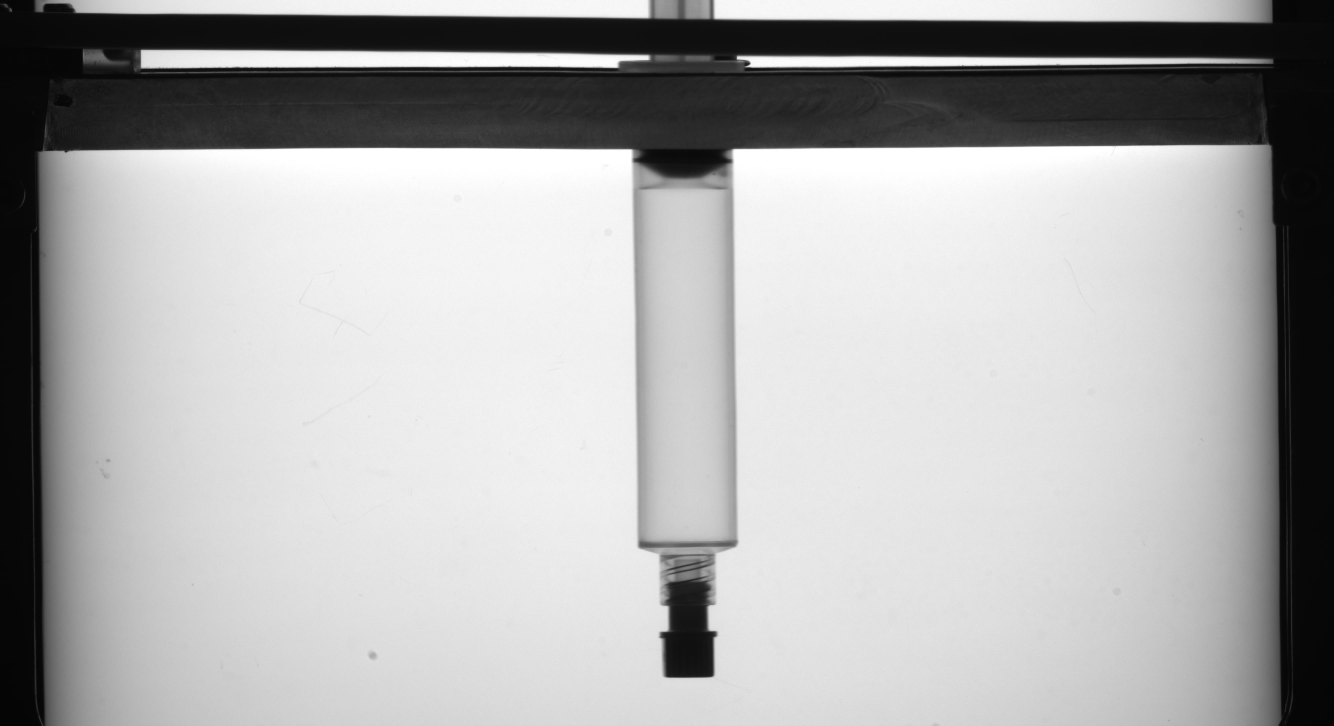
#> input picture images/Black/Black - 20190719103240049.jpg, 4000 x 2176 px (shown at 1/3 size)
$ python -i extractor.py   (imports and definitions only)
#> lines starting #> are read from the running program, lines starting #| are printed output that depends on the picture; after the words box and inside, x2 and y2 are one past the last pixel; in counts of white or black regions, pixels touching at a corner belong together
#> further down, picture is the input picture: shape (2176, 4000); min 3, max 255, mean 172.5
#!/usr/bin/env python3
# -*- coding: utf-8 -*-
"""
Created on Fri Mar 27 18:03:11 2020

@author: fred
"""

from pathlib import Path
import cv2
import imutils
import numpy as np
import pickle
import random
from keras.preprocessing.image import img_to_array
from keras.preprocessing.image import ImageDataGenerator


dic = {
           'Black':   0,
           'Cap':   1,
           'Damage':   2,
           'Good':   3,
           'Hair': 4
           }

def encode(label):
    return dic[label]

# [5 lines left out: function decode, not called in this run]

def extract(image):

    height, width = image.shape
#> height = 2176; width = 4000
    crop_img = image[470:height,0:width]
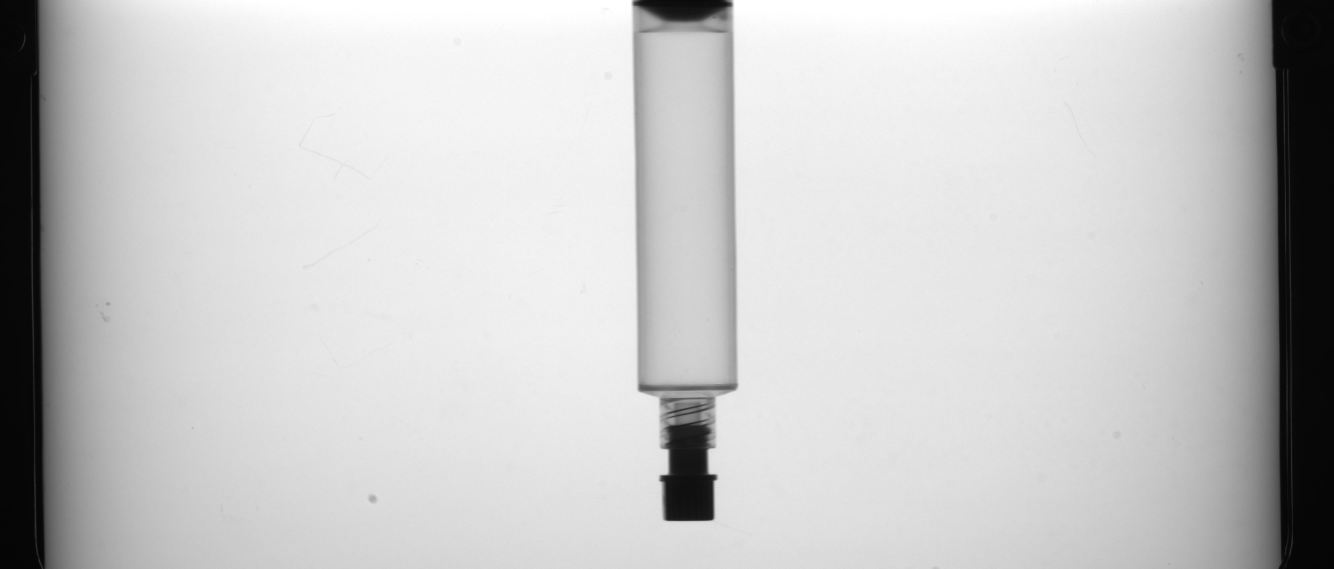
#> crop_img: shape (1706, 4000) (shown at 1/3 size); min 3, max 255, mean 199.7
    crop_img2 = cv2.resize(crop_img, (400, 190))
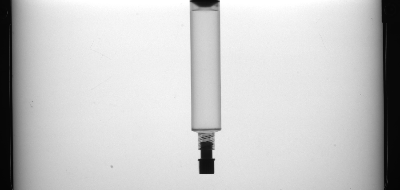
#> crop_img2: shape (190, 400); min 5, max 255, mean 199.6
    bitwise = cv2.bitwise_not(crop_img2)
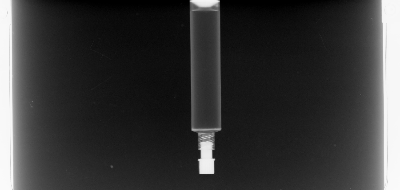
#> bitwise: shape (190, 400); min 0, max 250, mean 55.4
    equ = cv2.equalizeHist(bitwise)
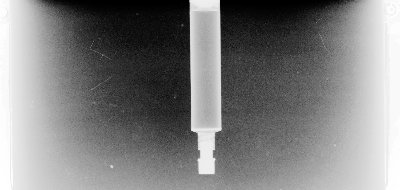
#> equ: shape (190, 400); min 0, max 255, mean 127.9
    blur = cv2.medianBlur(equ, 5)

    kernel = np.ones((3,3),np.float32)/9
    sharpen = cv2.filter2D(blur,-1,kernel)

    img1 = cv2.Canny(sharpen,60,255)
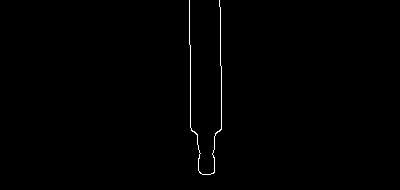
#> img1: shape (190, 400); 0.49% white in thin lines or dots, all inside (x1, y1, x2, y2) = (189, 0, 222, 175)

    cnts = cv2.findContours(img1.copy(), cv2.RETR_TREE, cv2.CHAIN_APPROX_SIMPLE)
#> cnts = 1 contour, all with area under 20
    cnts = imutils.grab_contours(cnts)

    images = list()
    for c in cnts:
        # compute the center of the contour, then detect the name of the
        # shape using only the contour
        M = cv2.moments(c)
        cX = int((M["m10"] / (M["m00"]+1)))
        cY = int((M["m01"] / (M["m00"]+1)))
        shape = detect_shape(c)

        # multiply the contour (x, y)-coordinates by the resize ratio,
        # then draw the contours and the name of the shape on the image
        c = c.astype("float")
        c = c.astype("int")
        if(cY > 100 and shape != "unidentified"):
            #cv2.drawContours(crop_img, [c], -1, (0, 255, 0), 2)
            #cv2.putText(crop_img, shape, (cX, cY), cv2.FONT_HERSHEY_SIMPLEX, 0.5, (0, 255, 0), 2)
            x, y, w, h = cv2.boundingRect(c)
            #start = x - 10 if x > 10 else 0
            #end = x + w + 10 if (x + w + 10) < 190 and start != 0 else x + w
            copy = crop_img.copy()
            roi = copy[0:1700, x*10: (x + w)*10]
            images.append(roi)
#> this loop made 1 pass
#> (cX, cY, shape, peri in detect_shape, approx in detect_shape, x, y, w) on pass 1: (193, 134, 'full item', 744.9, [[189, 0], [210, 174], [220, 7], [202, 174]], 189, 0, 33)
#> pass 1, in extract, `roi = copy[0:1700, x*10: (x + w)*10]`:
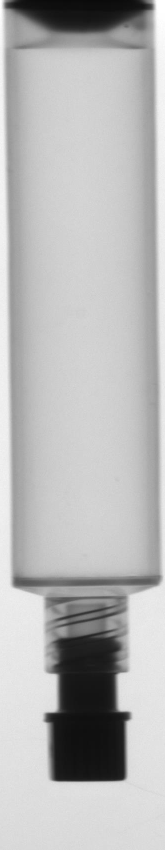
#> roi: shape (1700, 330) (shown at 1/2 size); min 10, max 255, mean 182.6
#> after the loop, images = 1 item

    return images

def detect_shape(contour):
    # initialize the shape name and approximate the contour
    shape = "unidentified"
    peri = cv2.arcLength(contour, True)
    approx = cv2.approxPolyDP(contour, 0.04 * peri, True)

    if len(approx) == 4:
        shape = "full item"

    # otherwise, we assume the shape is a circle
    elif len(approx) == 2:
        shape = "partial item"

    # return the name of the shape
    return shape

# [82 lines left out: functions createDatabase, augmente_data, readFiles, saveImages, not called in this run]


>>> import cv2
>>> picture = cv2.imread('images/Black/Black - 20190719103240049.jpg', cv2.IMREAD_GRAYSCALE)
>>> result = extract(picture)
#> result = 1 item

$ run again, on images/Black/Black - 20190719103241438.jpg
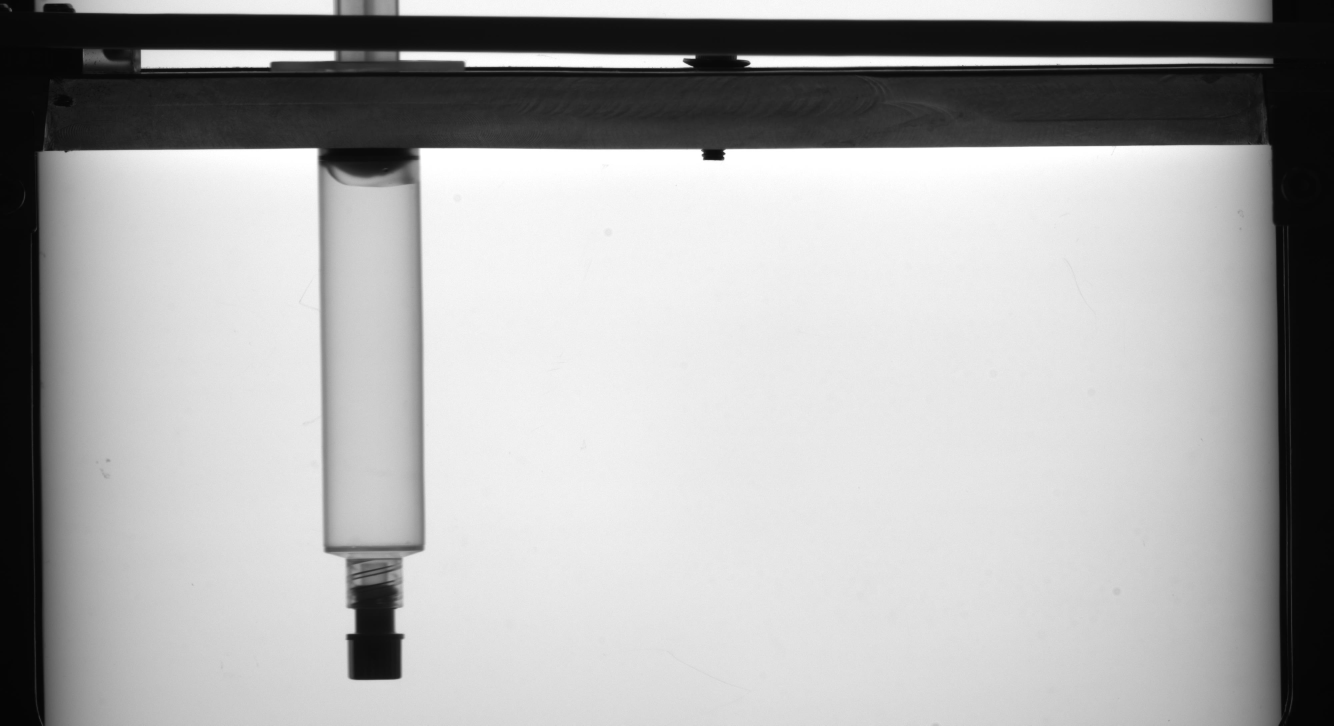
#> input picture images/Black/Black - 20190719103241438.jpg, 4000 x 2176 px (shown at 1/3 size)
#> picture is the input picture: shape (2176, 4000); min 3, max 255, mean 171.9
#> in extract, `img1 = cv2.Canny(sharpen,60,255)`:
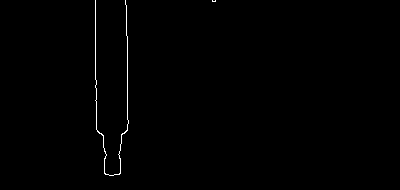
#> img1: shape (190, 400); 0.51% white in thin lines or dots, all inside (x1, y1, x2, y2) = (95, 0, 216, 176)
#> cnts = 2 contours, all with area under 20
#> the loop in extract, `for c in cnts:` made 2 passes
#> (cX, cY, shape, peri in detect_shape, approx in detect_shape, x, y, w) on pass 2: (105, 135, 'full item', 755, [[95, 0], [113, 175], [126, 5], [109, 175]], 95, 0, 34)
#> pass 2, in extract, `roi = copy[0:1700, x*10: (x + w)*10]`:
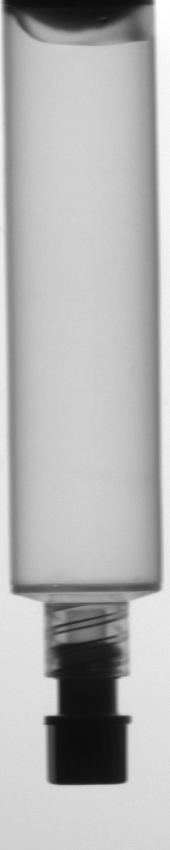
#> roi: shape (1700, 340) (shown at 1/2 size); min 12, max 255, mean 177.8
#> after the loop in extract, `for c in cnts:`: images = 1 item

$ run again, on images/Black/Black - 20190719103242073.jpg
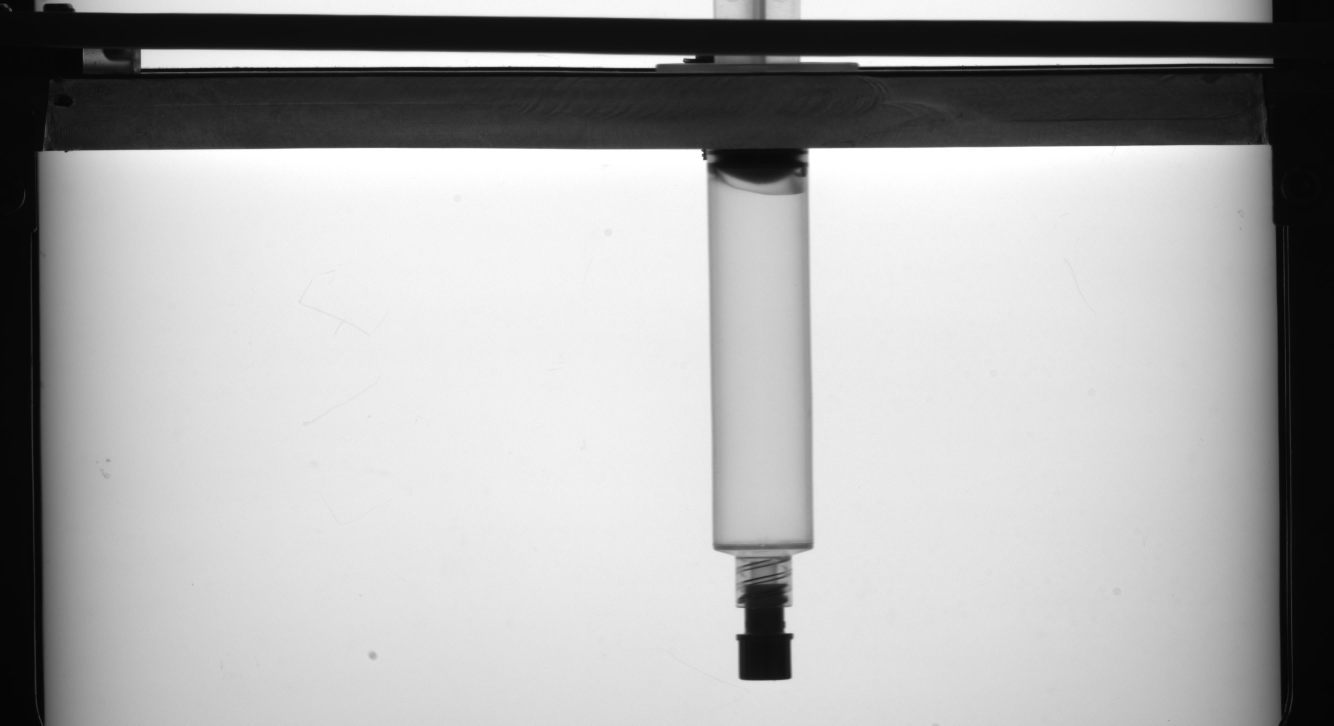
#> input picture images/Black/Black - 20190719103242073.jpg, 4000 x 2176 px (shown at 1/3 size)
#> picture is the input picture: shape (2176, 4000); min 4, max 255, mean 172.2
#> in extract, `img1 = cv2.Canny(sharpen,60,255)`:
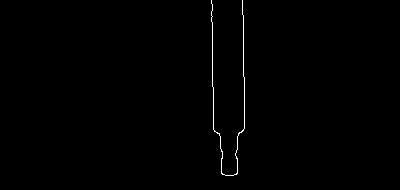
#> img1: shape (190, 400); 0.5% white in thin lines or dots, all inside (x1, y1, x2, y2) = (211, 0, 245, 176)
#> cnts = 1 contour, all with area under 20
#> the loop in extract, `for c in cnts:` made 1 pass
#> (cX, cY, shape, peri in detect_shape, approx in detect_shape, x, y, w) on pass 1: (212, 136, 'full item', 753.7, [[211, 0], [233, 175], [242, 0], [233, 175]], 211, 0, 34)
#> pass 1, in extract, `roi = copy[0:1700, x*10: (x + w)*10]`:
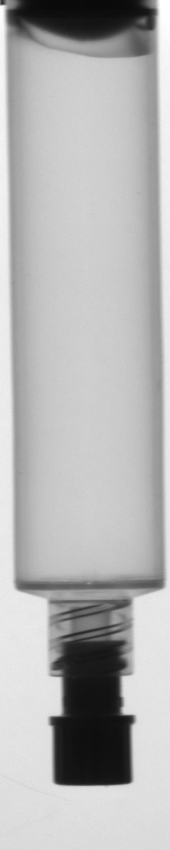
#> roi: shape (1700, 340) (shown at 1/2 size); min 10, max 255, mean 179.3
#> after the loop in extract, `for c in cnts:`: images = 1 item

$ run again, on images/Black/Black - 20190719103242283.jpg
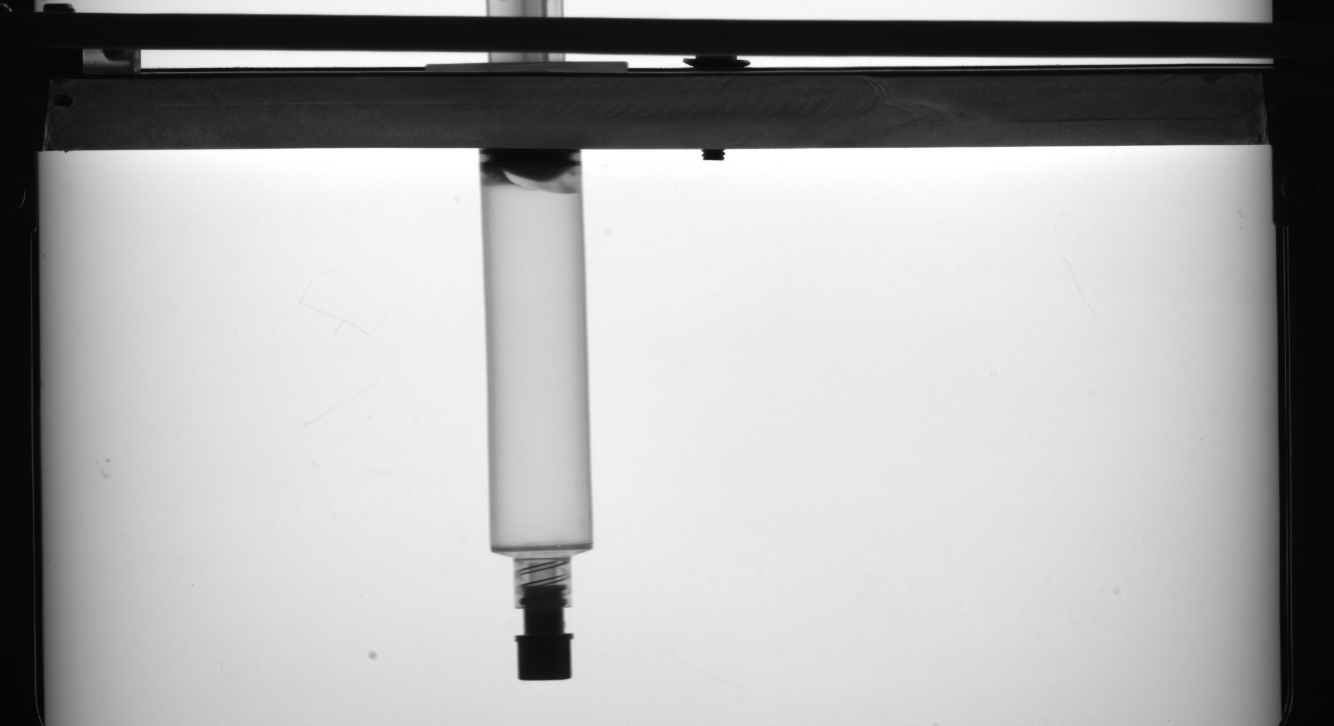
#> input picture images/Black/Black - 20190719103242283.jpg, 4000 x 2176 px (shown at 1/3 size)
#> picture is the input picture: shape (2176, 4000); min 2, max 255, mean 171.8
#> in extract, `img1 = cv2.Canny(sharpen,60,255)`:
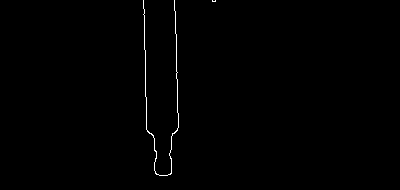
#> img1: shape (190, 400); 0.51% white in thin lines or dots, all inside (x1, y1, x2, y2) = (143, 0, 216, 176)
#> cnts = 2 contours, all with area under 20
#> the loop in extract, `for c in cnts:` made 2 passes
#> (cX, cY, shape, peri in detect_shape, approx in detect_shape, x, y, w) on pass 2: (151, 136, 'full item', 757.5, [[143, 0], [167, 175], [174, 0], [167, 175]], 143, 0, 36)
#> pass 2, in extract, `roi = copy[0:1700, x*10: (x + w)*10]`:
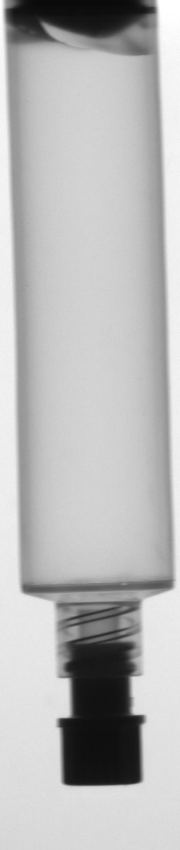
#> roi: shape (1700, 360) (shown at 1/2 size); min 10, max 255, mean 183.2
#> after the loop in extract, `for c in cnts:`: images = 1 item
